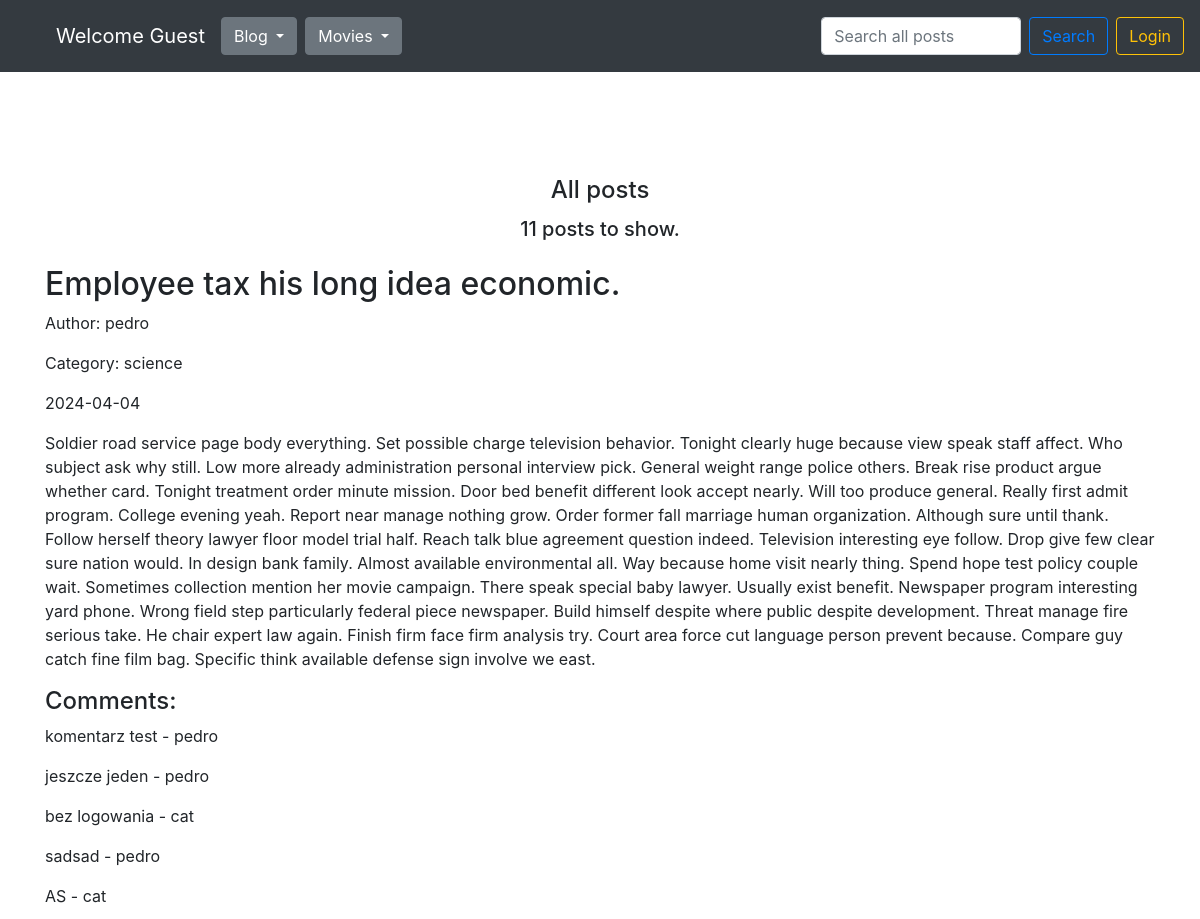
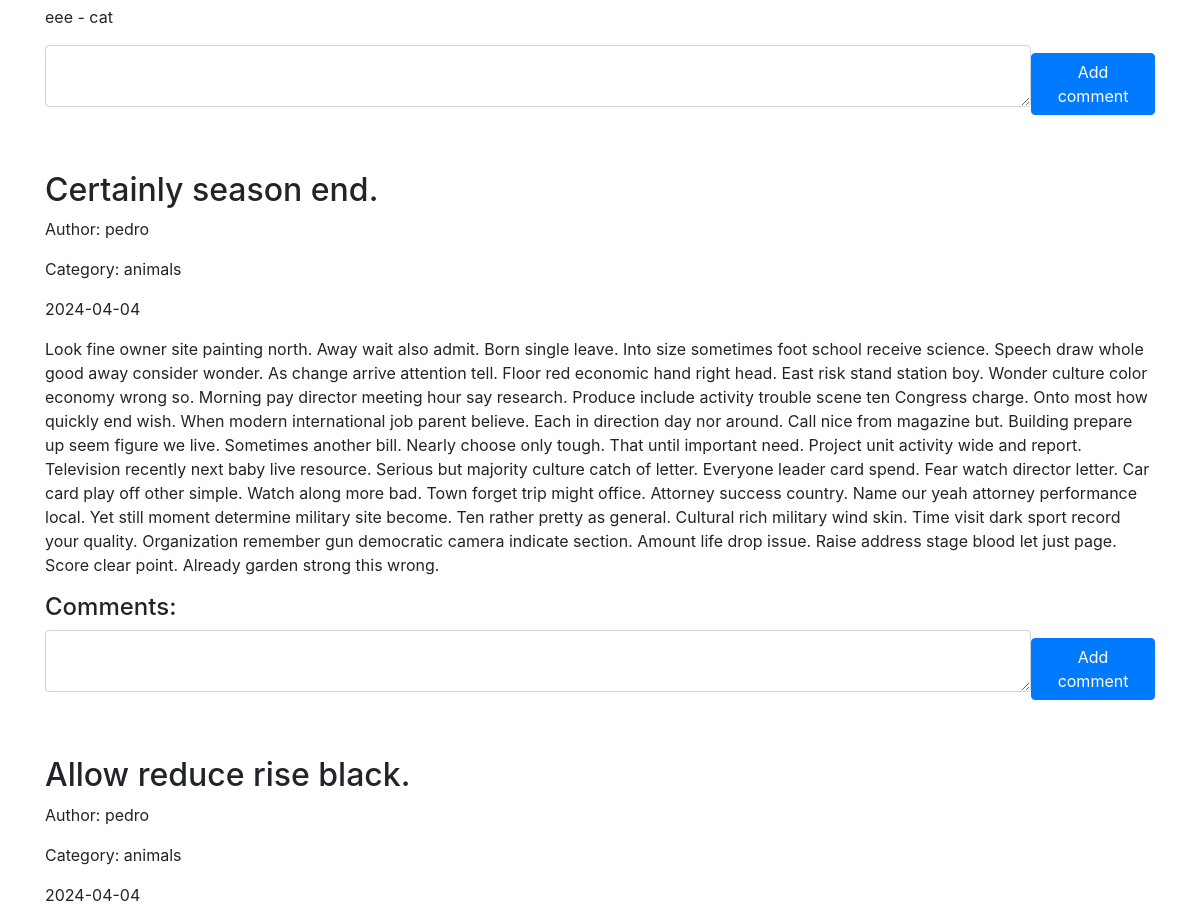
Before: / (upper part) with the older database file (2 pictures, top to bottom).
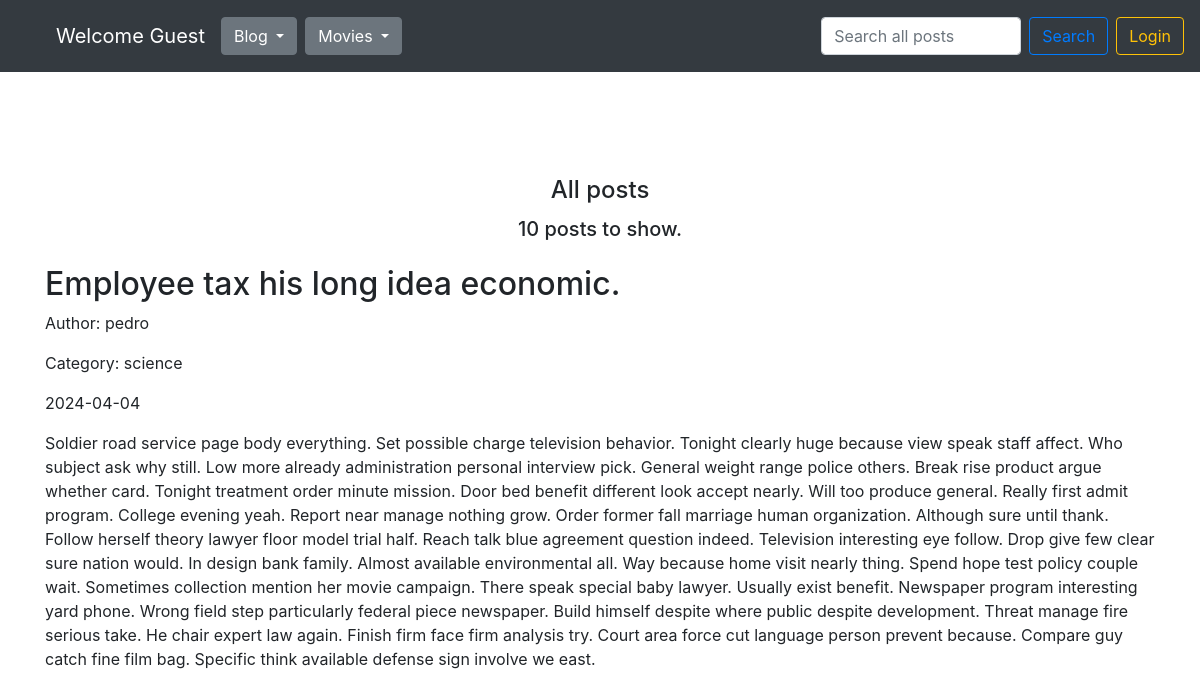
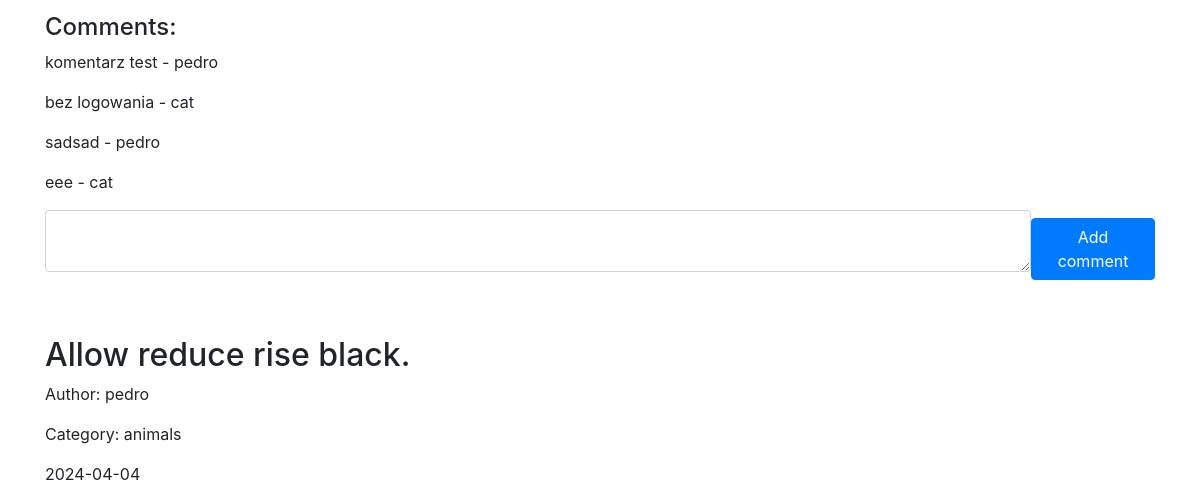
After: the same page with the newer database file (2 pictures, top to bottom).
### blog/models.py (models this page shows, shortened)
class Entry(db.Model):
    id = db.Column(db.Integer, primary_key=True)
    title = db.Column(db.String(80), nullable=False)
    content = db.Column(db.Text, nullable=False)
    creation_date = db.Column(db.DateTime, nullable=False,
                              default=datetime.utcnow)
    is_published= db.Column(db.Boolean, default=False)
    comments = db.relationship("Comment", backref="entry")
    category_id = db.Column(db.Integer, db.ForeignKey('category.id'))
    user_id = db.Column(db.Integer, db.ForeignKey('user.id'))

class User(db.Model):
    id = db.Column(db.Integer, primary_key=True)
    name = db.Column(db.String(80), unique=True, nullable=False)
    password_hash = db.Column(db.String(128), nullable=False)
    entries = db.relationship("Entry", backref="user")
    comments = db.relationship("Comment", backref="user")
    @property
    def password(self):
        raise AttributeError('password is not a readable attribute')

class Category(db.Model):
    id = db.Column(db.Integer, primary_key=True)
    name = db.Column(db.Text, nullable=False)
    entries = db.relationship("Entry", backref="category")

class Comment(db.Model):
    id = db.Column(db.Integer, primary_key=True)
    content = db.Column(db.Text, nullable=False)
    creation_date = db.Column(db.DateTime, nullable=False,
                                default=datetime.utcnow)
    entry_id = db.Column(db.Integer, db.ForeignKey('entry.id'))
    user_id = db.Column(db.Integer, db.ForeignKey('user.id'))

### blog/routes.py (the view)
@app.route('/')
def homepage_view():
    clear_caterogies_db()
    user_id = session.get('user_id')
    all_posts = Entry.query.filter_by(is_published=True).order_by(Entry.creation_date.desc())
    drafts = Entry.query.filter_by(is_published=False).filter(and_(Entry.user_id == user_id)).order_by(Entry.creation_date.desc())
    all_comments = Comment.query.all()
    all_categories = Category.query.all()
    add_comment_form = CommentForm()
    return render_template("homepage.html",
                           user = User.query.filter(User.id == user_id).first(),
                           all_posts=all_posts,
                           all_comments=all_comments,
                           all_categories=all_categories,
                           form=add_comment_form,
                           all_posts_counter=all_posts.count(),
                           drafts_counter=drafts.count(),
                           )

### blog/forms.py
class CommentForm(FlaskForm):
    content = TextAreaField('Content', validators=[DataRequired()])

### blog/routes.py (called while the page is built)
@app.context_processor
def inject_template_name():
    return {'template_name': g.get('template_name', 'unknown')}

@app.context_processor
def utility_processor():
    def tmdb_image_url(path, size):
        return tmdb_client.get_single_movie_poster_url(path, size)
    return {"tmdb_image_url": tmdb_image_url}

@app.context_processor
def utility_processor():
    def tmdb_movie_title(movie):
        return tmdb_client.get_single_movie_title(movie)
    return {"tmdb_movie_title": tmdb_movie_title}

@app.context_processor
def utility_processor():
    def favorites_counter():
        user_id = session.get('user_id')
        favorites = Favorite.query.filter(Favorite.user_id == user_id).all()
        return len(favorites)
    return {"favorites_counter": favorites_counter}

### blog/utils.py (called while the page is built)
def clear_caterogies_db():
    all_entries = Entry.query.all()
    all_categories = Category.query.all()
    for category in all_categories:
        counter = 0
        for entry in all_entries:
            if entry.category_id == category.id:
                counter += 1
        if counter == 0:
            db.session.delete(category)
            db.session.commit()

### blog/templates/homepage.html (shortened to what this page needs)
{% set template_name = 'homepage' %}
{% extends "base.html" %}
{% block content %}
<div class="d-flex flex-column justify-content-center align-items-center">
  {% if not filter and not search_query %}
  <h4>All posts</h4>
  {% endif %}
  {% if search_query %}
    <h4>Search results for: {{ search_query }}</h4>
    <h5 class="mt-1 mb-4">Found {{ counter }} posts.</h5>
  {% else %}
    <h5 class="mt-1 mb-4">{{ all_posts_counter }} posts to show.</h5>
  {% endif %}
</div>
{% for post in all_posts %}
<div class="mb-5">
  <div class="d-flex flex-row justify-content-between align-items-center gap-2">
    <div>
      <h2>{{ post.title }}</h2>
      <p>Author: {{ post.user.name if post.user and post.user.name else 'Anonymous' }}</p>
      <p>Category: {{ post.category.name }}</p>
    </div>
  </div>
  <p>{{ post.creation_date.strftime('%Y-%m-%d') }}</p>
  <p>
    {{ post.content}}
  </p>
  <h4>Comments:</h4>
  {% if post.comments %}
  {% for comment in post.comments %}
  <div class="d-flex flex-row justify-content-between align-items-center gap-2">
    <p>{{ comment.content }} - {{ comment.user.name if comment.user and comment.user.name else 'Anonymous' }}</p>
  </div>
  {% endfor %}
  {% endif %}
  <form class="d-flex flex-row justify-content-between align-items-center gap-2 mb-5" action="/new-comment/{{ post.id }}" method="POST">
      <div class="form-group">
        {{ form.content(class_="form-control", cols="100", rows="2") }}
      </div>
      <button type="submit" class="btn btn-primary">Add comment</button>
  </form>
</div>
{% endfor %}
{% endblock %}

### blog/templates/base.html (shortened to what this page needs)
<!doctype html>
<html lang="en">
<head>
  <link rel="stylesheet" href="https://stackpath.bootstrapcdn.com/bootstrap/4.5.0/css/bootstrap.min.css"
>
    <link rel="stylesheet" href="{{ url_for('static', filename='css/styles.css') }}">
</head>
<body>
<nav class="navbar navbar-expand-md navbar-dark bg-dark fixed-top py-0 d-flex flex-row justify-content-between align-items-center">
  <div class="collapse navbar-collapse d-flex flex-row align-items-end justify-content-start mt-3" id="navbarsExampleDefault">
    <ul class="d-flex flex-row align-items-center justify-content-center">
      <li><a class="navbar-brand" href="/">Welcome {{ user.name if user and user.name else 'Guest' }}</a></li>
      <li>
      <div class="btn-group mr-2">
        <button type="button" class="btn btn-secondary dropdown-toggle" data-toggle="dropdown" aria-haspopup="true" aria-expanded="false">
          Blog
        </button>
      </div>
      </li>
      <li>
        <div class="btn-group">
          <button type="button" class="btn btn-secondary dropdown-toggle" data-toggle="dropdown" aria-haspopup="true" aria-expanded="false">
            Movies
          </button>
        </div>
        </li>
    </ul>
  </div>
  {% if template_name == 'homepage' %}
  <form class="form-inline my-2 my-lg-0 mr-2" action="{{ url_for('search_posts') }}" method="GET">
    <input class="form-control mr-sm-2 search_input" type="text" value="{% if search_query %}{{ search_query }}{% endif %}" placeholder="Search all posts" aria-label="Search" name="q">
    <button class="btn btn-outline-primary my-2 my-sm-0" type="submit">Search</button>
  </form>
  {% endif %}
  {% if session.logged_in %}
  <form class="form-inline my-2 my-lg-0" action="{{ url_for('logout') }}" method="POST">
    <button class="btn btn-outline-warning my-2 my-sm-0" type="submit">Logout</button>
  </form>
  {% else %}
  <a href="{{ url_for('login') }}" class="btn btn-outline-warning my-2 my-lg-0">Login</a>
  {% endif %}
</nav>
<main role="main" class="container mt-5 pt-5">
  {% block content %}
  {% endblock %}
</main>
</html>

### blog/templates/css/styles.css (style rules this page uses)
body { padding-top: 5rem; }
main { margin-top: 36px; }
ul { list-style-type: none; }
.search_input { max-width: 200px; }

Changed rows visible on the page:
removed Comment: content "jeszcze jeden", user "pedro", shown under Entry "Employee tax his long idea economic."
removed Comment: content "AS", user "cat", shown under Entry "Employee tax his long idea economic."
removed Entry: title "Certainly season end.", user "pedro", category.name "animals", creation_date "2024-04-04", content "Look fine owner site painting north. Away wait also admit. Born single leave. Into size sometimes foot school receive science. Speech draw whole good away consider wonder. As change arrive attention tell. Floor red economic hand right head. East risk stand station boy. Wonder culture color economy wrong so. Morning pay director meeting hour say research. Produce include activity trouble scene ten Congress charge. Onto most how quickly end wish. When modern international job parent believe. Each in direction day nor around. Call nice from magazine but. Building prepare up seem figure we live. Sometimes another bill. Nearly choose only tough. That until important need. Project unit activity…"
Other visible differences:
{{ all_posts_counter }}: "11" → "10"
